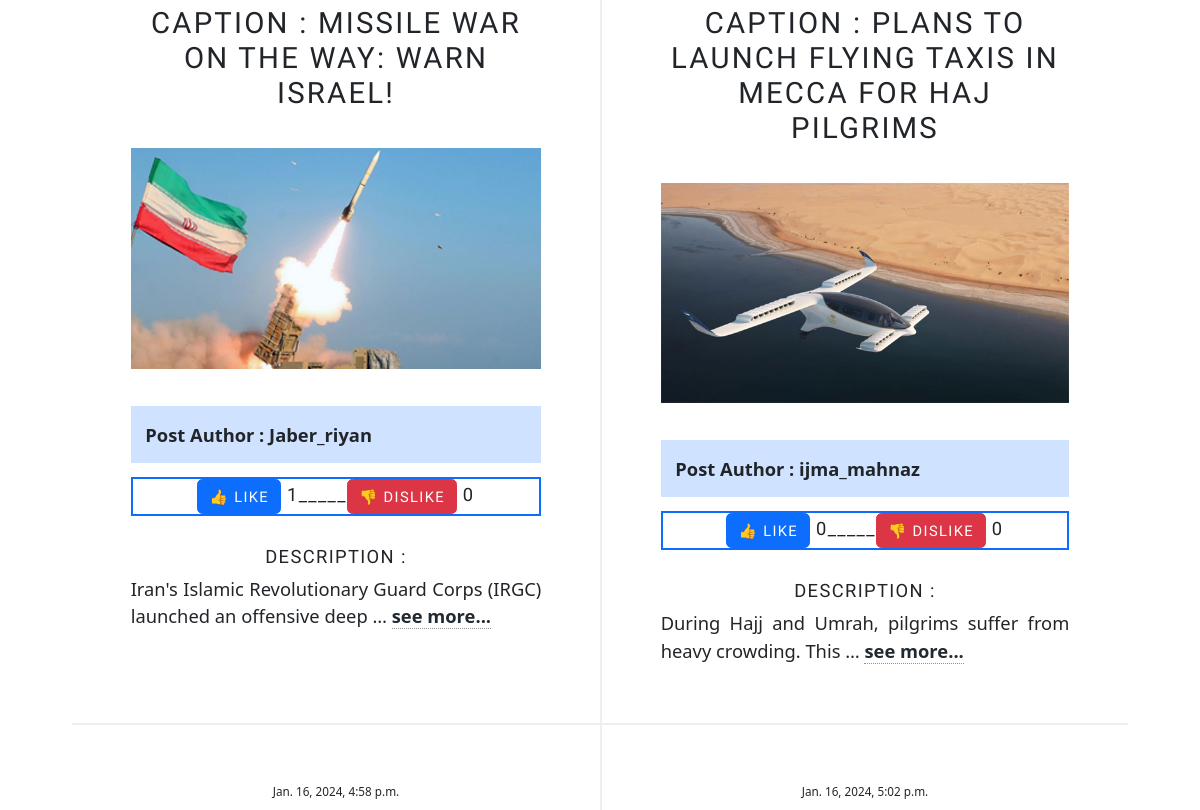
/ (middle part), run on an earlier commit of the app's database.
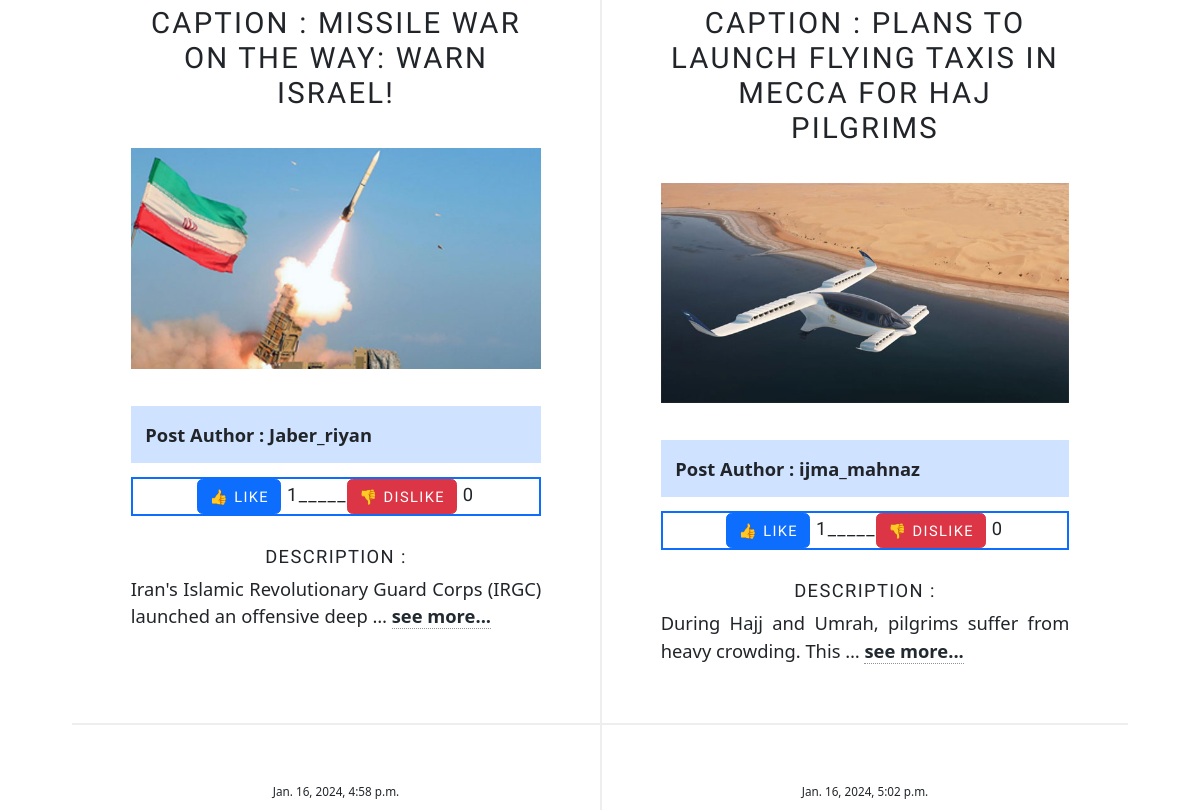
And on a later commit of the database.
### post/models.py (models this page shows, shortened)
class PostModel(models.Model):
    user = models.ForeignKey(User, related_name='post',on_delete=models.CASCADE)
    caption = models.CharField(max_length=3000)
    created_on = models.DateTimeField(auto_now_add=True)
    body = models.TextField(null=True,blank=True)
    post_image = models.ImageField(upload_to='post/media/images/',null=True,blank=True)
    post_like = models.IntegerField(default=0,null=True,blank=True)
    post_dislike = models.IntegerField(default=0,null=True,blank=True)

### final_exam/views.py (the view)
# urls.py: 2. Add a URL to urlpatterns:  path('', views.home, name='home')
def home(request):
    data = PostModel.objects.all()
    post_data = PostModel.objects.all()
    for post in post_data:
        post.post_like = 0
        post.post_dislike = 0
        all_like = 0
        all_dislike = 0
        specific_post_like = LikeDislikeModel.objects.filter(post=post)
        for post_like in specific_post_like:
            all_like += post_like.like
            all_dislike += post_like.dislike
            post.post_like = all_like
            post.post_dislike = all_dislike
        post.save()
    return render(request, 'home.html',{'posts':data})

### templates/home.html (shortened to what this page needs)
{% extends "base.html" %}
{% load static %}
{% block content %}
<div id="main">
		<section class="posts">
			{% for post in posts %}
			<article>
				<header>
					<span class="date">{{post.created_on}}</span>
					<h2><a href="#">Caption : {{post.caption}}</a></h2>
				</header>
				<a href="#" class="image fit"><img src="{{post.post_image.url}}" alt="" /></a>
				<p class="text-dark fw-bold fs-5 bg-primary-subtle p-3">Post Author : {{post.user.username}}</p>
				<h5 class="border border-2 border-primary"><a class="text-decoration-none btn btn-primary" href="{% url 'like' post.id post.user.id %}">👍 Like</a> {{post.post_like}}_____<a class="btn btn-danger" href="{% url "dislike" post.id post.user.id %}">👎 Dislike</a> {{post.post_dislike}}</h5><br>
				<h5>Description : </h5>
				<p class="fs-5">{{ post.body|truncatewords:10 }} <a class="text-decoration-none text-dark" href="{% url "detailview" post.id %}"><b>see more...</b></a></p>
			</article>
			{% endfor %}
		</section>
</div>
{% endblock content %}

What changed in the data, as far as the page shows it:
changed PostModel "PLANS TO LAUNCH FLYING TAXIS IN MECCA FOR HAJ PILGRIMS": post_like "0" → "1"
